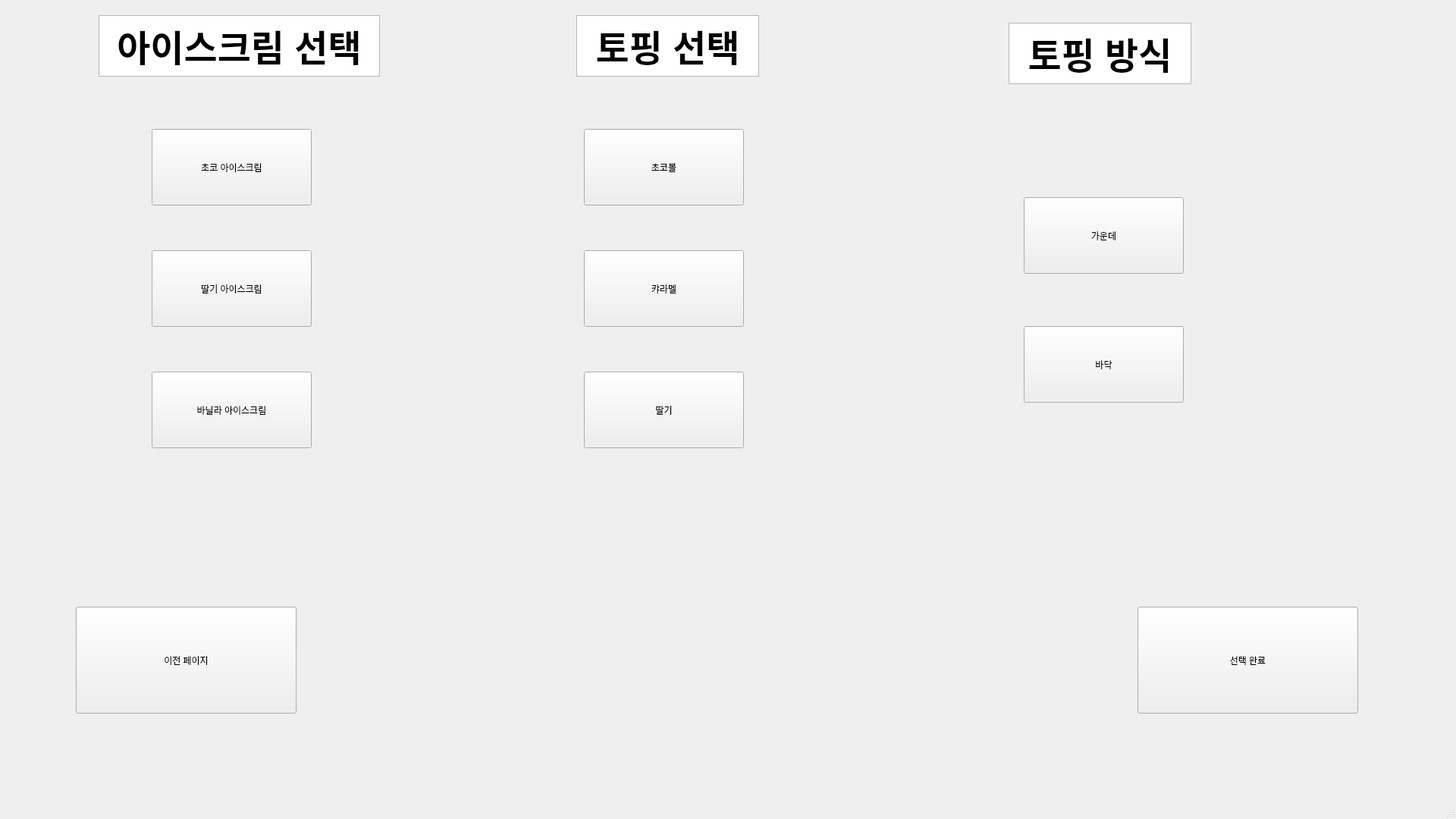
<?xml version="1.0" encoding="UTF-8"?>
<ui version="4.0">
 <class>select_ice_cream</class>
 <widget class="QMainWindow" name="select_ice_cream">
  <property name="geometry">
   <rect>
    <x>0</x>
    <y>0</y>
    <width>1920</width>
    <height>1080</height>
   </rect>
  </property>
  <property name="windowTitle">
   <string>MainWindow</string>
  </property>
  <widget class="QWidget" name="centralwidget">
   <widget class="QPushButton" name="back_button">
    <property name="geometry">
     <rect>
      <x>100</x>
      <y>800</y>
      <width>291</width>
      <height>141</height>
     </rect>
    </property>
    <property name="text">
     <string>이전 페이지</string>
    </property>
   </widget>
   <widget class="QPushButton" name="select_complete">
    <property name="geometry">
     <rect>
      <x>1500</x>
      <y>800</y>
      <width>291</width>
      <height>141</height>
     </rect>
    </property>
    <property name="text">
     <string>선택 완료</string>
    </property>
   </widget>
   <widget class="QPushButton" name="chocolate_ice_cream">
    <property name="geometry">
     <rect>
      <x>200</x>
      <y>170</y>
      <width>211</width>
      <height>101</height>
     </rect>
    </property>
    <property name="text">
     <string>초코 아이스크림</string>
    </property>
   </widget>
   <widget class="QPushButton" name="strawberry_ice_cream">
    <property name="geometry">
     <rect>
      <x>200</x>
      <y>330</y>
      <width>211</width>
      <height>101</height>
     </rect>
    </property>
    <property name="text">
     <string>딸기 아이스크림</string>
    </property>
   </widget>
   <widget class="QPushButton" name="vanilla_ice_cream">
    <property name="geometry">
     <rect>
      <x>200</x>
      <y>490</y>
      <width>211</width>
      <height>101</height>
     </rect>
    </property>
    <property name="text">
     <string>바닐라 아이스크림</string>
    </property>
   </widget>
   <widget class="QTextBrowser" name="textBrowser">
    <property name="geometry">
     <rect>
      <x>130</x>
      <y>20</y>
      <width>371</width>
      <height>81</height>
     </rect>
    </property>
    <property name="html">
     <string>&lt;!DOCTYPE HTML PUBLIC &quot;-//W3C//DTD HTML 4.0//EN&quot; &quot;http://www.w3.org/TR/REC-html40/strict.dtd&quot;&gt;
&lt;html&gt;&lt;head&gt;&lt;meta name=&quot;qrichtext&quot; content=&quot;1&quot; /&gt;&lt;style type=&quot;text/css&quot;&gt;
p, li { white-space: pre-wrap; }
&lt;/style&gt;&lt;/head&gt;&lt;body style=&quot; font-family:'Ubuntu'; font-size:11pt; font-weight:400; font-style:normal;&quot;&gt;
&lt;p align=&quot;center&quot; style=&quot; margin-top:0px; margin-bottom:0px; margin-left:0px; margin-right:0px; -qt-block-indent:0; text-indent:0px;&quot;&gt;&lt;span style=&quot; font-size:36pt; font-weight:600;&quot;&gt;아이스크림 선택&lt;/span&gt;&lt;/p&gt;&lt;/body&gt;&lt;/html&gt;</string>
    </property>
   </widget>
   <widget class="QTextBrowser" name="textBrowser_2">
    <property name="geometry">
     <rect>
      <x>760</x>
      <y>20</y>
      <width>241</width>
      <height>81</height>
     </rect>
    </property>
    <property name="html">
     <string>&lt;!DOCTYPE HTML PUBLIC &quot;-//W3C//DTD HTML 4.0//EN&quot; &quot;http://www.w3.org/TR/REC-html40/strict.dtd&quot;&gt;
&lt;html&gt;&lt;head&gt;&lt;meta name=&quot;qrichtext&quot; content=&quot;1&quot; /&gt;&lt;style type=&quot;text/css&quot;&gt;
p, li { white-space: pre-wrap; }
&lt;/style&gt;&lt;/head&gt;&lt;body style=&quot; font-family:'Ubuntu'; font-size:11pt; font-weight:400; font-style:normal;&quot;&gt;
&lt;p align=&quot;center&quot; style=&quot; margin-top:0px; margin-bottom:0px; margin-left:0px; margin-right:0px; -qt-block-indent:0; text-indent:0px;&quot;&gt;&lt;span style=&quot; font-size:36pt; font-weight:600;&quot;&gt;토핑 선택&lt;/span&gt;&lt;/p&gt;&lt;/body&gt;&lt;/html&gt;</string>
    </property>
   </widget>
   <widget class="QPushButton" name="chocoball_topping">
    <property name="geometry">
     <rect>
      <x>770</x>
      <y>170</y>
      <width>211</width>
      <height>101</height>
     </rect>
    </property>
    <property name="text">
     <string>초코볼</string>
    </property>
   </widget>
   <widget class="QPushButton" name="caramel_button">
    <property name="geometry">
     <rect>
      <x>770</x>
      <y>330</y>
      <width>211</width>
      <height>101</height>
     </rect>
    </property>
    <property name="text">
     <string>캬라멜</string>
    </property>
   </widget>
   <widget class="QTextBrowser" name="textBrowser_3">
    <property name="geometry">
     <rect>
      <x>1330</x>
      <y>30</y>
      <width>241</width>
      <height>81</height>
     </rect>
    </property>
    <property name="html">
     <string>&lt;!DOCTYPE HTML PUBLIC &quot;-//W3C//DTD HTML 4.0//EN&quot; &quot;http://www.w3.org/TR/REC-html40/strict.dtd&quot;&gt;
&lt;html&gt;&lt;head&gt;&lt;meta name=&quot;qrichtext&quot; content=&quot;1&quot; /&gt;&lt;style type=&quot;text/css&quot;&gt;
p, li { white-space: pre-wrap; }
&lt;/style&gt;&lt;/head&gt;&lt;body style=&quot; font-family:'Ubuntu'; font-size:11pt; font-weight:400; font-style:normal;&quot;&gt;
&lt;p align=&quot;center&quot; style=&quot; margin-top:0px; margin-bottom:0px; margin-left:0px; margin-right:0px; -qt-block-indent:0; text-indent:0px;&quot;&gt;&lt;span style=&quot; font-size:36pt; font-weight:600;&quot;&gt;토핑 방식&lt;/span&gt;&lt;/p&gt;&lt;/body&gt;&lt;/html&gt;</string>
    </property>
   </widget>
   <widget class="QPushButton" name="strawberry_button">
    <property name="geometry">
     <rect>
      <x>770</x>
      <y>490</y>
      <width>211</width>
      <height>101</height>
     </rect>
    </property>
    <property name="text">
     <string>딸기</string>
    </property>
   </widget>
   <widget class="QPushButton" name="middle_button">
    <property name="geometry">
     <rect>
      <x>1350</x>
      <y>260</y>
      <width>211</width>
      <height>101</height>
     </rect>
    </property>
    <property name="text">
     <string>가운데</string>
    </property>
   </widget>
   <widget class="QPushButton" name="bottom_button">
    <property name="geometry">
     <rect>
      <x>1350</x>
      <y>430</y>
      <width>211</width>
      <height>101</height>
     </rect>
    </property>
    <property name="text">
     <string>바닥</string>
    </property>
   </widget>
  </widget>
  <widget class="QMenuBar" name="menubar">
   <property name="geometry">
    <rect>
     <x>0</x>
     <y>0</y>
     <width>1920</width>
     <height>28</height>
    </rect>
   </property>
  </widget>
  <widget class="QStatusBar" name="statusbar"/>
 </widget>
 <resources/>
 <connections/>
</ui>
